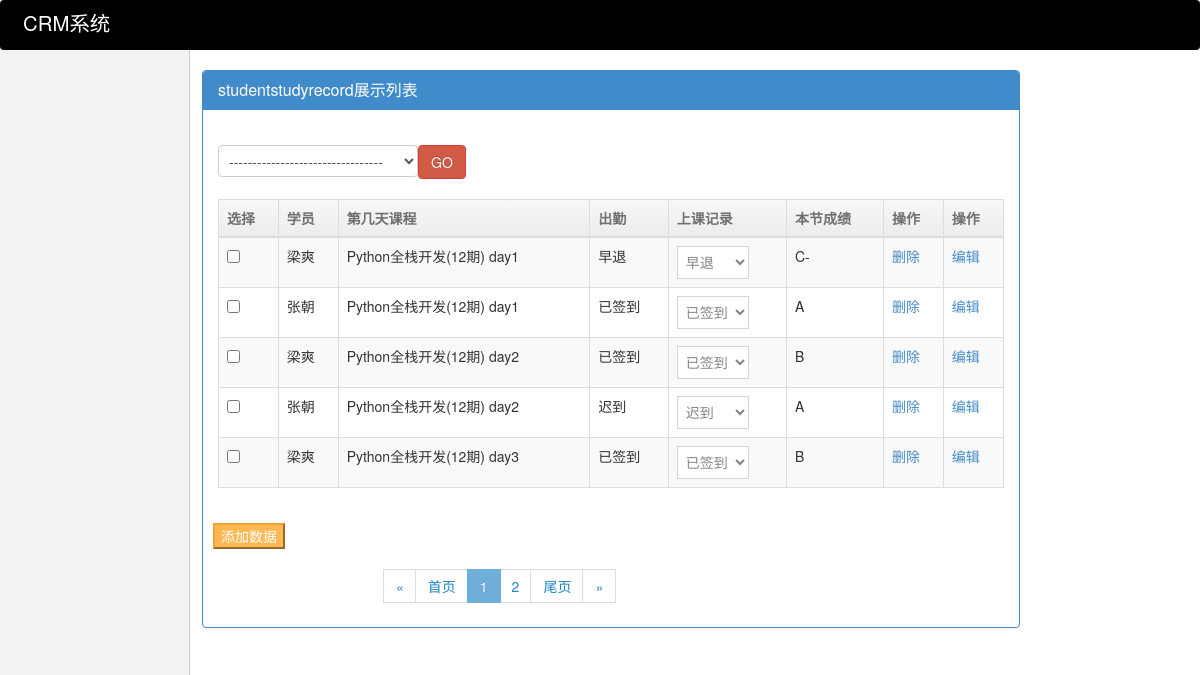
Screenshot of /my_admin/old_boy_crm/studentstudyrecord/ with the database file from the repository.
### old_boy_crm/models.py (models this page shows, shortened)
class Student(models.Model):
    customer = models.OneToOneField(verbose_name='客户信息', to='Customer')
    class_list = models.ManyToManyField(verbose_name="已报班级", to='ClassList', blank=True)
    emergency_contract = models.CharField(max_length=32, blank=True, null=True, verbose_name='紧急联系人')
    company = models.CharField(verbose_name='公司', max_length=128, blank=True, null=True)
    location = models.CharField(max_length=64, verbose_name='所在区域', blank=True, null=True)
    position = models.CharField(verbose_name='岗位', max_length=64, blank=True, null=True)
    salary = models.IntegerField(verbose_name='薪资', blank=True, null=True)
    welfare = models.CharField(verbose_name='福利', max_length=256, blank=True, null=True)
    date = models.DateField(verbose_name='入职时间', help_text='格式yyyy-mm-dd', blank=True, null=True)
    memo = models.CharField(verbose_name='备注', max_length=256, blank=True, null=True)
    def __str__(self):
        return self.customer.name

class Customer(models.Model):
    qq = models.CharField(verbose_name='qq', max_length=64, unique=True, help_text='QQ号必须唯一')
    name = models.CharField(verbose_name='学生姓名', max_length=16)
    gender = models.SmallIntegerField(verbose_name='性别', choices=((1, '男'), (2, '女')))
    education_choices = (
        (1, '重点大学'),
        (2, '普通本科'),
        (3, '独立院校'),
        (4, '民办本科'),
        (5, '大专'),
        (6, '民办专科'),
        (7, '高中'),
        (8, '其他')
    )
    education = models.IntegerField(verbose_name='学历', choices=education_choices, blank=True, null=True, )
    graduation_school = models.CharField(verbose_name='毕业学校', max_length=64, blank=True, null=True)
    major = models.CharField(verbose_name='所学专业', max_length=64, blank=True, null=True)
    experience_choices = [
        (1, '在校生'),
        (2, '应届毕业'),
        (3, '半年以内'),
        (4, '半年至一年'),
        (5, '一年至三年'),
        (6, '三年至五年'),
        (7, '五年以上'),
    ]
    experience = models.IntegerField(verbose_name='工作经验', blank=True, null=True, choices=experience_choices)
    work_status_choices = [
        (1, '在职'),
        (2, '无业')
    ]
    work_status = models.IntegerField(verbose_name="职业状态", choices=work_status_choices, default=1, blank=True, null=True)
    company = models.CharField(verbose_name="目前就职公司", max_length=64, blank=True, null=True)
    salary = models.CharField(verbose_name="当前薪资", max_length=64, blank=True, null=True)
    source_choices = [
        (1, "qq群"),
        (2, "内部转介绍"),
        (3, "官方网站"),
        (4, "百度推广"),
        (5, "360推广"),
        (6, "搜狗推广"),
        (7, "腾讯课堂"),
        (8, "广点通"),
        (9, "高校宣讲"),
        (10, "渠道代理"),
        (11, "51cto"),
        (12, "智汇推"),
        (13, "网盟"),
        (14, "DSP"),
        (15, "SEO"),
        (16, "其它"),
    ]
    source = models.SmallIntegerField('客户来源', choices=source_choices, default=1)
    referral_from = models.ForeignKey(
        'self',
        blank=True,
        null=True,
        verbose_name="转介绍自学员",
        help_text="若此客户是转介绍自内部学员,请在此处选择内部学员姓名",
        related_name="internal_referral"
    )
    course = models.ManyToManyField(verbose_name="咨询课程", to="Course")
    status_choices = [
        (1, "已报名"),
        (2, "未报名")
    ]
    status = models.IntegerField(
        verbose_name="状态",
        choices=status_choices,
        default=2,
        help_text=u"选择客户此时的状态"
    )
    consultant = models.ForeignKey(verbose_name="课程顾问", to='UserInfo', related_name='consultanter')
    date = models.DateField(verbose_name="咨询日期", auto_now_add=True)
    recv_date = models.DateField(verbose_name="当前课程顾问的接单日期", null=True)
    last_consult_date = models.DateField(verbose_name="最后跟进日期", )

class ClassStudyRecord(models.Model):
    class_obj = models.ForeignKey(verbose_name="班级", to="ClassList")
    day_num = models.IntegerField(verbose_name="节次", help_text=u"此处填写第几节课或第几天课程...,必须为数字")
    teacher = models.ForeignKey(verbose_name="讲师", to='UserInfo', limit_choices_to={"depart_id__in": [1004, 1005]})
    date = models.DateField(verbose_name="上课日期", auto_now_add=True)
    course_title = models.CharField(verbose_name='本节课程标题', max_length=64, blank=True, null=True)
    course_memo = models.TextField(verbose_name='本节课程内容概要', blank=True, null=True)
    has_homework = models.BooleanField(default=True, verbose_name="本节有作业")
    homework_title = models.CharField(verbose_name='本节作业标题', max_length=64, blank=True, null=True)
    homework_memo = models.TextField(verbose_name='作业描述', max_length=500, blank=True, null=True)
    exam = models.TextField(verbose_name='踩分点', max_length=300, blank=True, null=True)
    def __str__(self):
        return "{0} day{1}".format(self.class_obj, self.day_num)

class ClassList(models.Model):
    school = models.ForeignKey(verbose_name='校区', to='School')
    course = models.ForeignKey(verbose_name='课程名称', to='Course')
    semester = models.IntegerField(verbose_name="班级(期)")
    price = models.IntegerField(verbose_name="学费")
    start_date = models.DateField(verbose_name="开班日期")
    graduate_date = models.DateField(verbose_name="结业日期", null=True, blank=True)
    memo = models.CharField(verbose_name='说明', max_length=256, blank=True, null=True, )
    teachers = models.ManyToManyField(verbose_name='任课老师', to='UserInfo',limit_choices_to={"depart_id__in":[1004,1005]})
    tutor = models.ForeignKey(verbose_name='班主任', to='UserInfo', related_name="class_list",limit_choices_to={"depart_id":1003})
    def __str__(self):
        return "{0}({1}期)".format(self.course.name, self.semester)

class Course(models.Model):
    name = models.CharField(verbose_name='课程名称', max_length=32)

### my_admin/service/sites.py (the view, shortened to what this page needs)
    def listview(self, request):
        add_url = self.get_add_url()
        list_url = self.get_list_url()
        data_list = self.model.objects.all()
        search_condition = self.get_search_condition(request)
        filter_condition = self.get_filter_condition(request)
        data_list = data_list.filter(search_condition).filter(filter_condition)
        show_list = Showlist(self, data_list, request)
        header_list = show_list.get_header()
        current_show_data = show_list.get_body()
        page_html = show_list.myPage_obj.ret_html()
        new_actions = show_list.get_new_actions()
        new_list_filter = show_list.get_new_list_filter()
        return render(request, "my-admin/listview.html", {
            "current_show_data": current_show_data,
            "header_list": header_list,
            "current_model": self.model_name,
            "add_url": add_url,
            "page_html": page_html,
            "search_fields": self.search_fields,
            "new_actions": new_actions,
            "list_filter":self.list_filter,
            "list_url":list_url,
            "new_list_filter":new_list_filter,
        })

### my_admin/service/sites.py (called while the page is built, shortened)
    def get_new_actions(self):
        add_actions = []
        add_actions.extend(self.config_obj.actions)
        add_actions.append(self.config_obj.patch_delete)
        new_actions = []    # 新式actions
        for func in add_actions:
            new_actions.append({
                "text":func.short_description,
                "name":func.__name__,
            })
        return new_actions

    def get_new_list_filter(self):
        new_list_filter = {}
        return new_list_filter

    def get_header(self):
        header_list = []
        for field_or_func in self.config_obj.get_new_list_display():
            if callable(field_or_func):
                add_header = field_or_func(self.config_obj, is_header=True)
            else:
                if field_or_func == "__str__":
                    add_header = self.config_obj.model._meta.model_name.upper()
                else:
                    field_obj = self.config_obj.model._meta.get_field(field_or_func)
                    add_header = field_obj.verbose_name
            header_list.append(add_header)
        return header_list

    def get_list_url(self):
        list_url = "{}_{}_list".format(self.app_label, self.model_name)
        return reverse(list_url)

    def get_add_url(self):
        list_url = "{}_{}_add".format(self.app_label, self.model_name)
        return reverse(list_url)

    def get_delete_url(self, data_obj):
        list_url = "{}_{}_delete".format(self.app_label, self.model_name)
        return reverse(list_url, args=(data_obj.pk,))

    def get_change_url(self, data_obj):
        list_url = "{}_{}_change".format(self.app_label, self.model_name)
        return reverse(list_url, args=(data_obj.pk,))

    def delete(self, data_obj=None, is_header=False):
        if is_header:
            return "操作"
        else:
            return mark_safe('<a href="{}">删除</a>'.format(self.get_delete_url(data_obj)))

    def change(self, data_obj=None, is_header=False):
        if is_header:
            return "操作"
        else:
            return mark_safe('<a href="{}">编辑</a>'.format(self.get_change_url(data_obj)))

    def checkbox(self, data_obj=None, is_header=False):
        if is_header:
            return "选择"
        else:
            return mark_safe('<input type="checkbox" name="pk_list" value={}>'.format(data_obj.pk))

### my_admin/utils/mypage.py (called while the page is built)
    @property
    def start(self):
        return self.page_start_num

    @property
    def end(self):
        return self.page_end_num

### my_admin/templates/my-admin/listview.html (shortened to what this page needs)
{% extends "my-admin/base.html" %}
{% block page_css %}
    <link rel="stylesheet" href="/static/css/list_filter.css">
{% endblock %}
{% block page_main %}
    <div class="container" style="margin-top: 10px">
        <div class="row">
            <div class="col-md-10">
                <div class="panel panel-primary">
                    <div class="panel-heading">
                        <h3 class="panel-title">{{ current_model }}展示列表</h3>
                    </div>
                    <div class="panel-body">
                        <form action="" method="post">
                            <select name="actions" class="form-control form-inline pull-left"
                                    style="width: 200px;display: inline-block;margin:20px 0 ">
                                <option value="">---------------------------------</option>
                            </select>
                            <button class="btn btn-danger" style="margin: 20px 0">GO</button>
                            <table class="table table-striped table-hover table-bordered">
                                <thead>
                                <tr>
                                    {% for header in header_list %}
                                        <th>
                                            {{ header }}
                                        </th>
                                    {% endfor %}
                                </tr>
                                </thead>
                                <tbody>
                                {% for data_list in current_show_data %}
                                    <tr>
                                        {% for data in data_list %}
                                            <td>
                                                {{ data }}
                                            </td>
                                        {% endfor %}
                                    </tr>
                                {% endfor %}
                                </tbody>
                            </table>
                        </form>
                    </div>
                    <div>
                        <button type="button" class="btn-warning" style="margin:0 10px">
                            <a style="color: white" href="{{ add_url }}">添加数据</a>
                        </button>
                    </div>
                    <div style="margin-left: 180px">
                        {{ page_html|safe }}
                    </div>
                </div>
            </div>
        </div>
    </div>
{% endblock page_main %}

### my_admin/static/css/list_filter.css (style rules this page uses)
.active { color: red; }

### rows the page displays
Student: customer.name "梁爽", data_list "早退" "C-" "删除" "编辑" "已签到" "B" "删除" "编辑" "已签到" "B" "删除" "编辑"
ClassStudyRecord: class_obj+day_num "Python全栈开发(12期) day1"
Student: customer.name "张朝", data_list "已签到" "A" "删除" "编辑" "迟到" "A" "删除" "编辑"
ClassStudyRecord: class_obj+day_num "Python全栈开发(12期) day2"
ClassStudyRecord: class_obj+day_num "Python全栈开发(12期) day3"

### other values shown
{{ current_model }} "studentstudyrecord"
{{ header }} "选择" "学员" "第几天课程" "出勤" "上课记录" "本节成绩" "操作" "操作"
{{ page_html|safe }} "« 首页 1 2 尾页 »"
